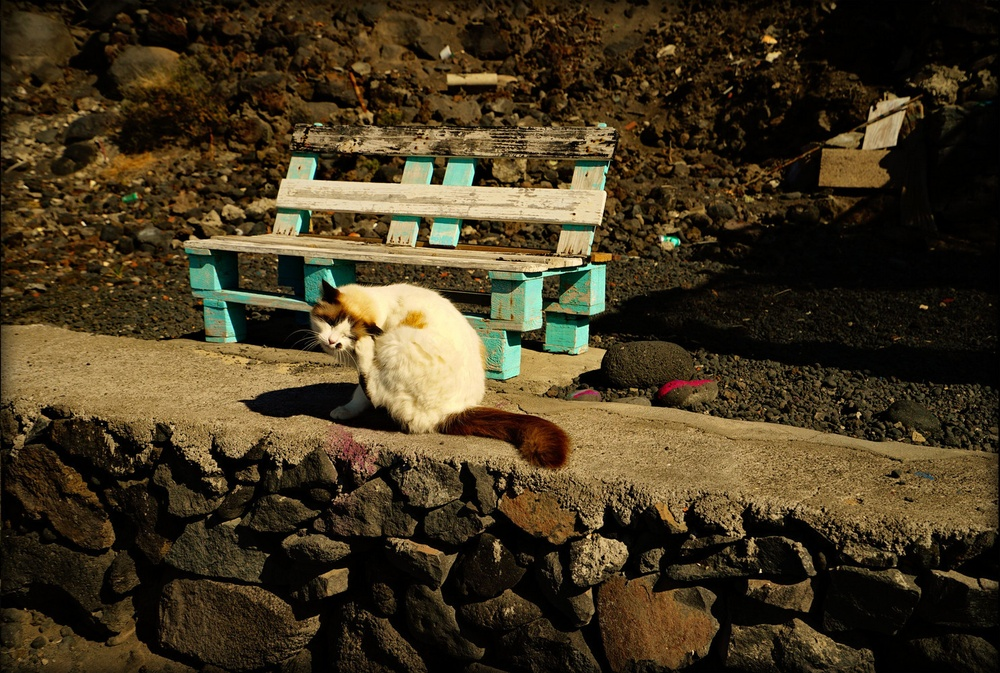
#> input picture cat_l.jpg, 1000 x 673 px, shrunk from 1486 x 1000 before the run
$ python seg.py   (older library calls are emulated)
#> lines starting #> are read from the running program, lines starting #| are printed output that depends on the picture; after the words box and inside, x2 and y2 are one past the last pixel; in counts of white or black regions, pixels touching at a corner belong together


import numpy as np
import matplotlib.pyplot as plt
from scipy import ndimage as ndi
import cv2
from skimage.segmentation import watershed
from skimage.feature import peak_local_max

image= cv2.imread('cat_l.jpg', 0)
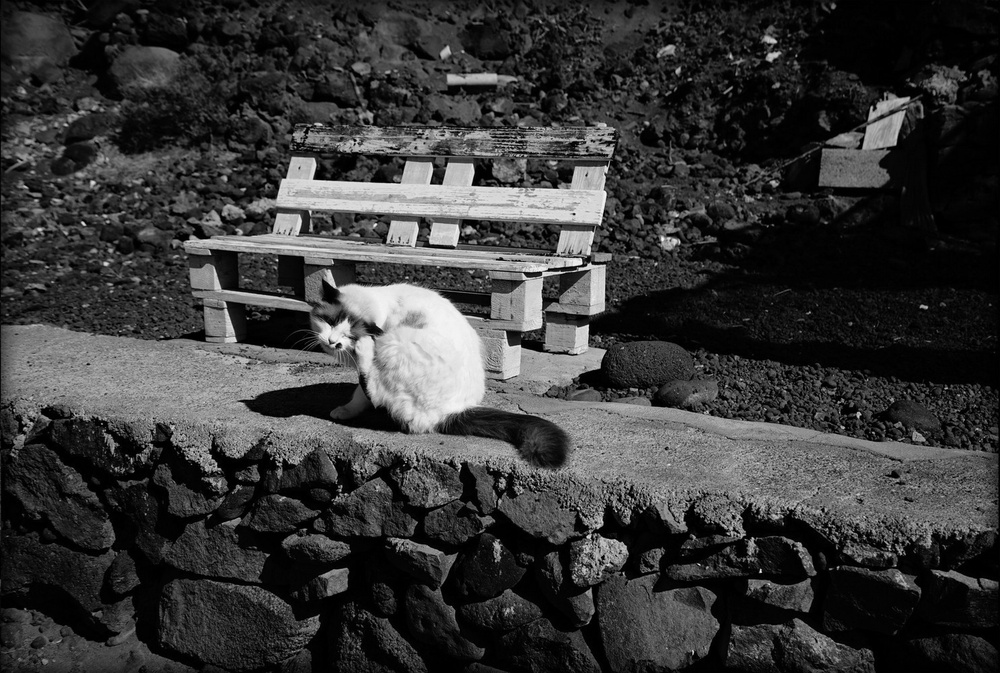
#> image: shape (673, 1000); min 0, max 254, mean 56

# Generate an initial image with two overlapping circles

# Now we want to separate the two objects in image
# Generate the markers as local maxima of the distance to the background
distance = ndi.distance_transform_edt(image)
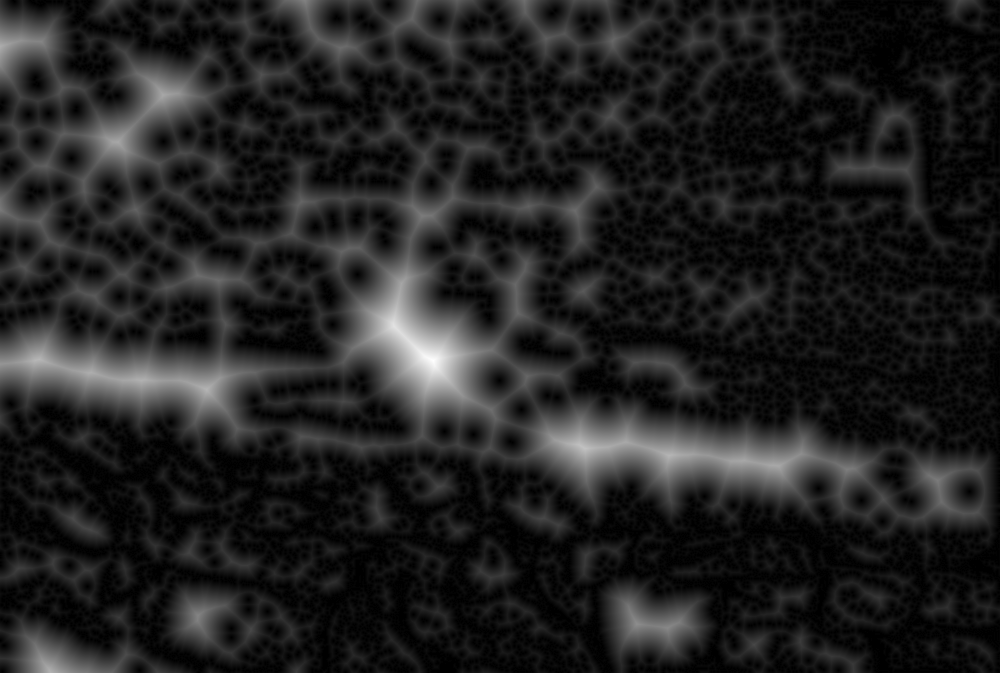
#> distance: shape (673, 1000) float64; min 0, max 68.96, mean 9.2; drawn with min black and max white
local_maxi = peak_local_max(distance, indices=False, footprint=np.ones((6, 5)),
                            labels=image)
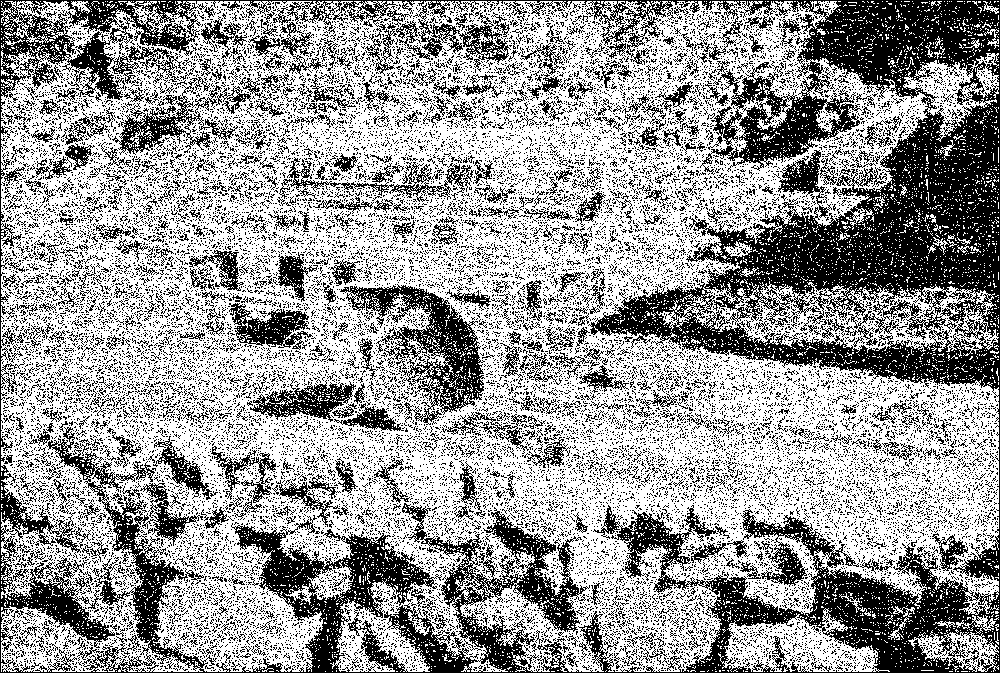
#> local_maxi: shape (673, 1000) bool; 60.7% white; 23596 black regions (22882 under 20 px), largest, box (x1, y1, x2, y2) and area: (0, 0, 1000, 673) 139826, (340, 284, 485, 425) 6596, (112, 77, 238, 155) 2544
markers = ndi.label(local_maxi)[0]
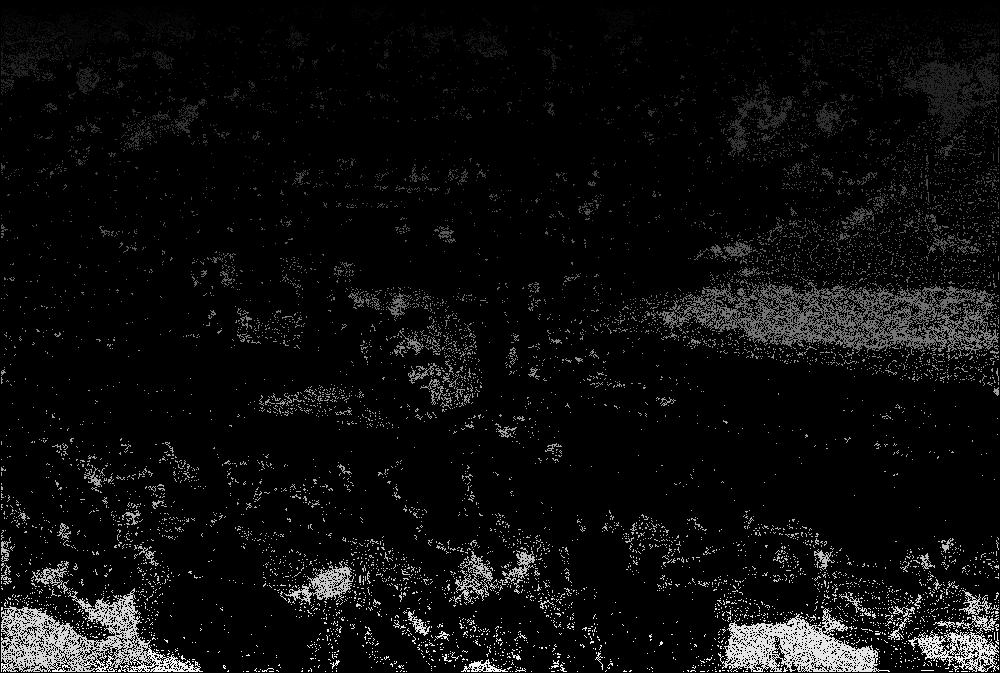
#> markers: shape (673, 1000) int32; min 0, max 16400, mean 860.7; drawn with min black and max white
labels = watershed(-distance, markers, mask=image)
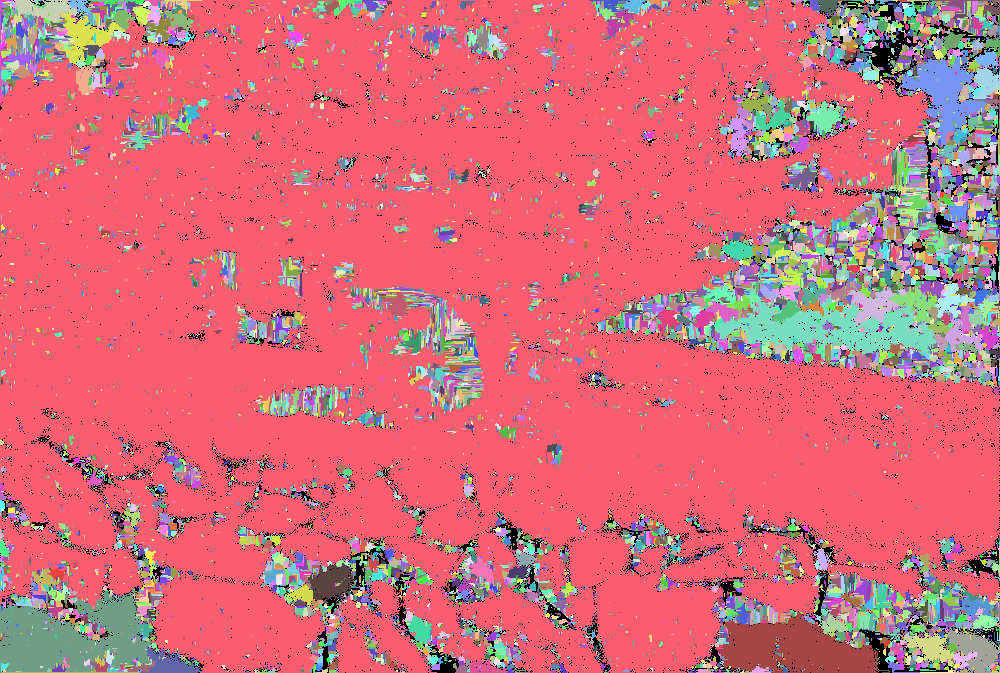
#> labels: shape (673, 1000) int32; 16401 distinct labels, from 0 to 16400; one colour per label, 0 black

fig, axes = plt.subplots(ncols=3, figsize=(9, 3), sharex=True, sharey=True)
ax = axes.ravel()

ax[0].imshow(image, cmap=plt.cm.gray)
ax[0].set_title('Overlapping objects')
ax[1].imshow(-distance, cmap=plt.cm.gray)
ax[1].set_title('Distances')
ax[2].imshow(labels, cmap=plt.cm.nipy_spectral)
ax[2].set_title('Separated objects')

for a in ax:
    a.set_axis_off()

fig.tight_layout()
plt.show()
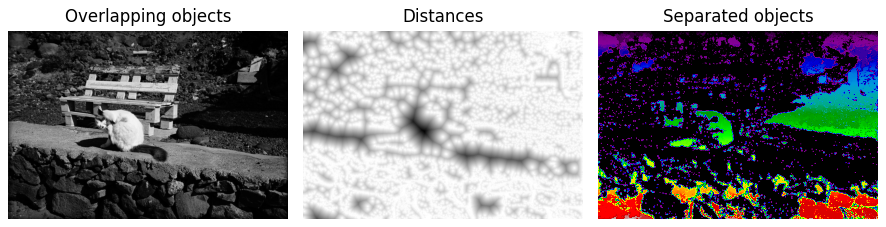
#> figure drawn by matplotlib, 3 panels
